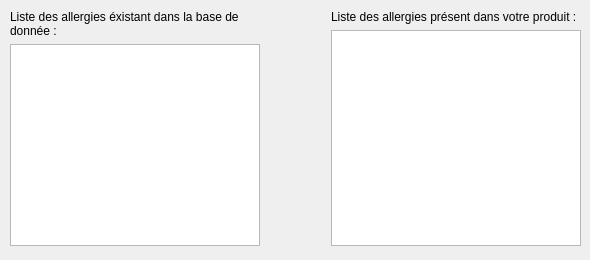
<?xml version="1.0" encoding="UTF-8"?>
<ui version="4.0">
 <class>EditAllergieWindow</class>
 <widget class="QDialog" name="EditAllergieWindow">
  <property name="geometry">
   <rect>
    <x>0</x>
    <y>0</y>
    <width>590</width>
    <height>260</height>
   </rect>
  </property>
  <property name="windowTitle">
   <string>Dialog</string>
  </property>
  <widget class="QWidget" name="">
   <property name="geometry">
    <rect>
     <x>10</x>
     <y>10</y>
     <width>571</width>
     <height>236</height>
    </rect>
   </property>
   <layout class="QHBoxLayout" name="horizontalLayout">
    <item>
     <layout class="QVBoxLayout" name="verticalLayout">
      <item>
       <widget class="QLabel" name="label">
        <property name="autoFillBackground">
         <bool>false</bool>
        </property>
        <property name="lineWidth">
         <number>10</number>
        </property>
        <property name="midLineWidth">
         <number>10</number>
        </property>
        <property name="text">
         <string>Liste des allergies éxistant dans la base de donnée : </string>
        </property>
        <property name="textFormat">
         <enum>Qt::AutoText</enum>
        </property>
        <property name="scaledContents">
         <bool>true</bool>
        </property>
        <property name="wordWrap">
         <bool>true</bool>
        </property>
       </widget>
      </item>
      <item>
       <widget class="QListWidget" name="listAllDataBase">
        <property name="maximumSize">
         <size>
          <width>250</width>
          <height>500</height>
         </size>
        </property>
       </widget>
      </item>
     </layout>
    </item>
    <item>
     <spacer name="horizontalSpacer">
      <property name="orientation">
       <enum>Qt::Horizontal</enum>
      </property>
      <property name="sizeHint" stdset="0">
       <size>
        <width>40</width>
        <height>20</height>
       </size>
      </property>
     </spacer>
    </item>
    <item>
     <layout class="QVBoxLayout" name="verticalLayout_2">
      <item>
       <widget class="QLabel" name="label_2">
        <property name="text">
         <string>Liste des allergies présent dans votre produit : </string>
        </property>
        <property name="wordWrap">
         <bool>true</bool>
        </property>
       </widget>
      </item>
      <item>
       <widget class="QListWidget" name="listAllProd">
        <property name="maximumSize">
         <size>
          <width>250</width>
          <height>500</height>
         </size>
        </property>
       </widget>
      </item>
     </layout>
    </item>
   </layout>
  </widget>
 </widget>
 <resources/>
 <connections/>
</ui>
